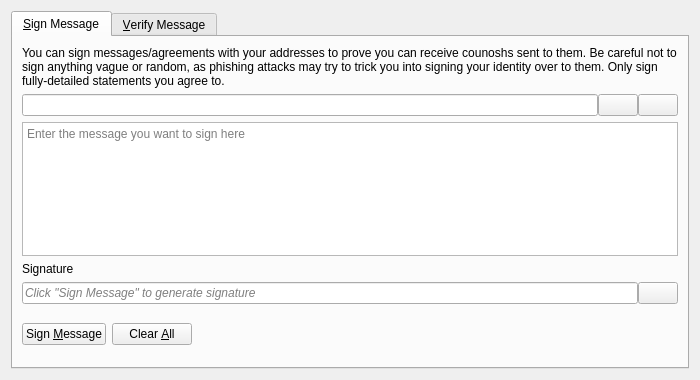
<?xml version="1.0" encoding="UTF-8"?>
<ui version="4.0">
 <class>SignVerifyMessageDialog</class>
 <widget class="QDialog" name="SignVerifyMessageDialog">
  <property name="geometry">
   <rect>
    <x>0</x>
    <y>0</y>
    <width>700</width>
    <height>380</height>
   </rect>
  </property>
  <property name="windowTitle">
   <string>Signatures - Sign / Verify a Message</string>
  </property>
  <property name="modal">
   <bool>true</bool>
  </property>
  <layout class="QVBoxLayout" name="verticalLayout">
   <item>
    <widget class="QTabWidget" name="tabWidget">
     <property name="currentIndex">
      <number>0</number>
     </property>
     <widget class="QWidget" name="tabSignMessage">
      <attribute name="title">
       <string>&amp;Sign Message</string>
      </attribute>
      <layout class="QVBoxLayout" name="verticalLayout_SM">
       <item>
        <widget class="QLabel" name="infoLabel_SM">
         <property name="text">
          <string>You can sign messages/agreements with your addresses to prove you can receive counoshs sent to them. Be careful not to sign anything vague or random, as phishing attacks may try to trick you into signing your identity over to them. Only sign fully-detailed statements you agree to.</string>
         </property>
         <property name="textFormat">
          <enum>Qt::PlainText</enum>
         </property>
         <property name="wordWrap">
          <bool>true</bool>
         </property>
        </widget>
       </item>
       <item>
        <layout class="QHBoxLayout" name="horizontalLayout_1_SM">
         <property name="spacing">
          <number>0</number>
         </property>
         <item>
          <widget class="QValidatedLineEdit" name="addressIn_SM">
           <property name="toolTip">
            <string>The Counosh address to sign the message with</string>
           </property>
          </widget>
         </item>
         <item>
          <widget class="QPushButton" name="addressBookButton_SM">
           <property name="toolTip">
            <string>Choose previously used address</string>
           </property>
           <property name="text">
            <string/>
           </property>
           <property name="icon">
            <iconset resource="../counosh.qrc">
             <normaloff>:/icons/address-book</normaloff>:/icons/address-book</iconset>
           </property>
           <property name="shortcut">
            <string>Alt+A</string>
           </property>
           <property name="autoDefault">
            <bool>false</bool>
           </property>
          </widget>
         </item>
         <item>
          <widget class="QPushButton" name="pasteButton_SM">
           <property name="toolTip">
            <string>Paste address from clipboard</string>
           </property>
           <property name="text">
            <string/>
           </property>
           <property name="icon">
            <iconset resource="../counosh.qrc">
             <normaloff>:/icons/editpaste</normaloff>:/icons/editpaste</iconset>
           </property>
           <property name="shortcut">
            <string>Alt+P</string>
           </property>
           <property name="autoDefault">
            <bool>false</bool>
           </property>
          </widget>
         </item>
        </layout>
       </item>
       <item>
        <widget class="QPlainTextEdit" name="messageIn_SM">
         <property name="toolTip">
          <string>Enter the message you want to sign here</string>
         </property>
         <property name="placeholderText">
          <string>Enter the message you want to sign here</string>
         </property>
        </widget>
       </item>
       <item>
        <widget class="QLabel" name="signatureLabel_SM">
         <property name="text">
          <string>Signature</string>
         </property>
         <property name="textFormat">
          <enum>Qt::PlainText</enum>
         </property>
        </widget>
       </item>
       <item>
        <layout class="QHBoxLayout" name="horizontalLayout_2_SM">
         <property name="spacing">
          <number>0</number>
         </property>
         <item>
          <widget class="QLineEdit" name="signatureOut_SM">
           <property name="placeholderText">
            <string>Click "Sign Message" to generate signature</string>
           </property>
           <property name="font">
            <font>
             <italic>true</italic>
            </font>
           </property>
           <property name="readOnly">
            <bool>true</bool>
           </property>
          </widget>
         </item>
         <item>
          <widget class="QPushButton" name="copySignatureButton_SM">
           <property name="toolTip">
            <string>Copy the current signature to the system clipboard</string>
           </property>
           <property name="text">
            <string/>
           </property>
           <property name="icon">
            <iconset resource="../counosh.qrc">
             <normaloff>:/icons/editcopy</normaloff>:/icons/editcopy</iconset>
           </property>
           <property name="autoDefault">
            <bool>false</bool>
           </property>
          </widget>
         </item>
        </layout>
       </item>
       <item>
        <layout class="QHBoxLayout" name="horizontalLayout_3_SM">
         <item>
          <widget class="QPushButton" name="signMessageButton_SM">
           <property name="toolTip">
            <string>Sign the message to prove you own this Counosh address</string>
           </property>
           <property name="text">
            <string>Sign &amp;Message</string>
           </property>
           <property name="icon">
            <iconset resource="../counosh.qrc">
             <normaloff>:/icons/edit</normaloff>:/icons/edit</iconset>
           </property>
           <property name="autoDefault">
            <bool>false</bool>
           </property>
          </widget>
         </item>
         <item>
          <widget class="QPushButton" name="clearButton_SM">
           <property name="toolTip">
            <string>Reset all sign message fields</string>
           </property>
           <property name="text">
            <string>Clear &amp;All</string>
           </property>
           <property name="icon">
            <iconset resource="../counosh.qrc">
             <normaloff>:/icons/remove</normaloff>:/icons/remove</iconset>
           </property>
           <property name="autoDefault">
            <bool>false</bool>
           </property>
          </widget>
         </item>
         <item>
          <spacer name="horizontalSpacer_1_SM">
           <property name="orientation">
            <enum>Qt::Horizontal</enum>
           </property>
           <property name="sizeHint" stdset="0">
            <size>
             <width>40</width>
             <height>48</height>
            </size>
           </property>
          </spacer>
         </item>
         <item>
          <widget class="QLabel" name="statusLabel_SM">
           <property name="font">
            <font>
             <weight>75</weight>
             <bold>true</bold>
            </font>
           </property>
           <property name="text">
            <string/>
           </property>
           <property name="wordWrap">
            <bool>true</bool>
           </property>
          </widget>
         </item>
         <item>
          <spacer name="horizontalSpacer_2_SM">
           <property name="orientation">
            <enum>Qt::Horizontal</enum>
           </property>
           <property name="sizeHint" stdset="0">
            <size>
             <width>40</width>
             <height>48</height>
            </size>
           </property>
          </spacer>
         </item>
        </layout>
       </item>
      </layout>
     </widget>
     <widget class="QWidget" name="tabVerifyMessage">
      <attribute name="title">
       <string>&amp;Verify Message</string>
      </attribute>
      <layout class="QVBoxLayout" name="verticalLayout_VM">
       <item>
        <widget class="QLabel" name="infoLabel_VM">
         <property name="text">
          <string>Enter the receiver's address, message (ensure you copy line breaks, spaces, tabs, etc. exactly) and signature below to verify the message. Be careful not to read more into the signature than what is in the signed message itself, to avoid being tricked by a man-in-the-middle attack. Note that this only proves the signing party receives with the address, it cannot prove sendership of any transaction!</string>
         </property>
         <property name="textFormat">
          <enum>Qt::PlainText</enum>
         </property>
         <property name="alignment">
          <set>Qt::AlignLeading|Qt::AlignLeft|Qt::AlignTop</set>
         </property>
         <property name="wordWrap">
          <bool>true</bool>
         </property>
        </widget>
       </item>
       <item>
        <layout class="QHBoxLayout" name="horizontalLayout_1_VM">
         <property name="spacing">
          <number>0</number>
         </property>
         <item>
          <widget class="QValidatedLineEdit" name="addressIn_VM">
           <property name="toolTip">
            <string>The Counosh address the message was signed with</string>
           </property>
          </widget>
         </item>
         <item>
          <widget class="QPushButton" name="addressBookButton_VM">
           <property name="toolTip">
            <string>Choose previously used address</string>
           </property>
           <property name="text">
            <string/>
           </property>
           <property name="icon">
            <iconset resource="../counosh.qrc">
             <normaloff>:/icons/address-book</normaloff>:/icons/address-book</iconset>
           </property>
           <property name="shortcut">
            <string>Alt+A</string>
           </property>
           <property name="autoDefault">
            <bool>false</bool>
           </property>
          </widget>
         </item>
        </layout>
       </item>
       <item>
        <widget class="QPlainTextEdit" name="messageIn_VM">
          <property name="toolTip">
            <string>The signed message to verify</string>
          </property>
          <property name="placeholderText">
            <string>The signed message to verify</string>
          </property>
        </widget>
       </item>
       <item>
        <widget class="QValidatedLineEdit" name="signatureIn_VM">
          <property name="toolTip">
            <string>The signature given when the message was signed</string>
          </property>
          <property name="placeholderText">
            <string>The signature given when the message was signed</string>
          </property>
        </widget>
       </item>
       <item>
        <layout class="QHBoxLayout" name="horizontalLayout_2_VM">
         <item>
          <widget class="QPushButton" name="verifyMessageButton_VM">
           <property name="toolTip">
            <string>Verify the message to ensure it was signed with the specified Counosh address</string>
           </property>
           <property name="text">
            <string>Verify &amp;Message</string>
           </property>
           <property name="icon">
            <iconset resource="../counosh.qrc">
             <normaloff>:/icons/transaction_0</normaloff>:/icons/transaction_0</iconset>
           </property>
           <property name="autoDefault">
            <bool>false</bool>
           </property>
          </widget>
         </item>
         <item>
          <widget class="QPushButton" name="clearButton_VM">
           <property name="toolTip">
            <string>Reset all verify message fields</string>
           </property>
           <property name="text">
            <string>Clear &amp;All</string>
           </property>
           <property name="icon">
            <iconset resource="../counosh.qrc">
             <normaloff>:/icons/remove</normaloff>:/icons/remove</iconset>
           </property>
           <property name="autoDefault">
            <bool>false</bool>
           </property>
          </widget>
         </item>
         <item>
          <spacer name="horizontalSpacer_1_VM">
           <property name="orientation">
            <enum>Qt::Horizontal</enum>
           </property>
           <property name="sizeHint" stdset="0">
            <size>
             <width>40</width>
             <height>48</height>
            </size>
           </property>
          </spacer>
         </item>
         <item>
          <widget class="QLabel" name="statusLabel_VM">
           <property name="font">
            <font>
             <weight>75</weight>
             <bold>true</bold>
            </font>
           </property>
           <property name="text">
            <string/>
           </property>
           <property name="wordWrap">
            <bool>true</bool>
           </property>
          </widget>
         </item>
         <item>
          <spacer name="horizontalSpacer_2_VM">
           <property name="orientation">
            <enum>Qt::Horizontal</enum>
           </property>
           <property name="sizeHint" stdset="0">
            <size>
             <width>40</width>
             <height>48</height>
            </size>
           </property>
          </spacer>
         </item>
        </layout>
       </item>
      </layout>
     </widget>
    </widget>
   </item>
  </layout>
 </widget>
 <customwidgets>
  <customwidget>
   <class>QValidatedLineEdit</class>
   <extends>QLineEdit</extends>
   <header>qt/qvalidatedlineedit.h</header>
  </customwidget>
 </customwidgets>
 <resources>
  <include location="../counosh.qrc"/>
 </resources>
 <connections/>
</ui>
